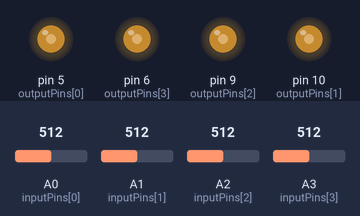
The sketch below on a simulated Arduino Uno, built with avr-gcc and run on an emulated ATmega328P. Shown: output pins drawn as LEDs (lit = HIGH). Inputs (shaded band) come from the test bench; at power-on: A0 (inputPins[0]) = 512, A1 (inputPins[1]) = 512, A2 (inputPins[2]) = 512, A3 (inputPins[3]) = 512.

Above: at 1.2 s.
1.3 s: A0 (inputPins[0]) set to 716
At 2.5 s:
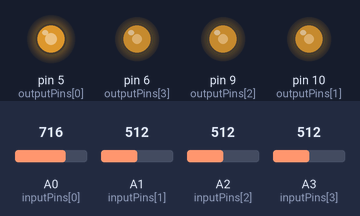
2.8 s: A1 (inputPins[1]) set to 716
At 3.7 s:
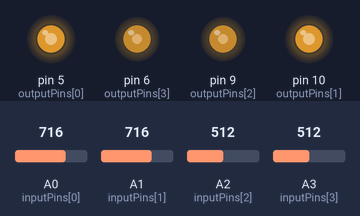
4.3 s: A2 (inputPins[2]) set to 716
At 4.6 s:
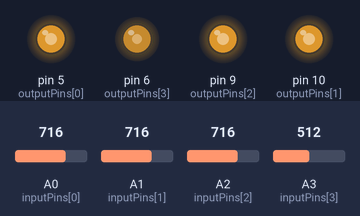
5.8 s: A3 (inputPins[3]) set to 716
At 6.1 s:
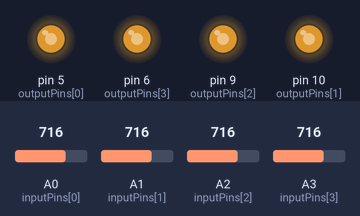
7.3 s: A0 (inputPins[0]) set to 992
At 8.2 s:
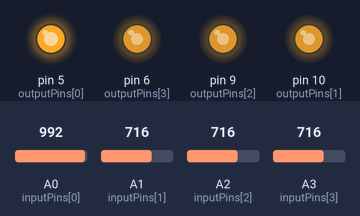
8.8 s: A1 (inputPins[1]) set to 992
At 9.2 s:
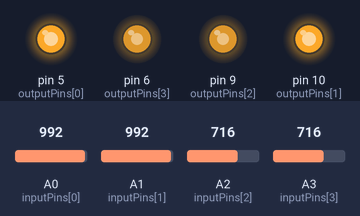
Timing chart, 0 to 11.3 s (numbered marks = the images above; inputs shaded):
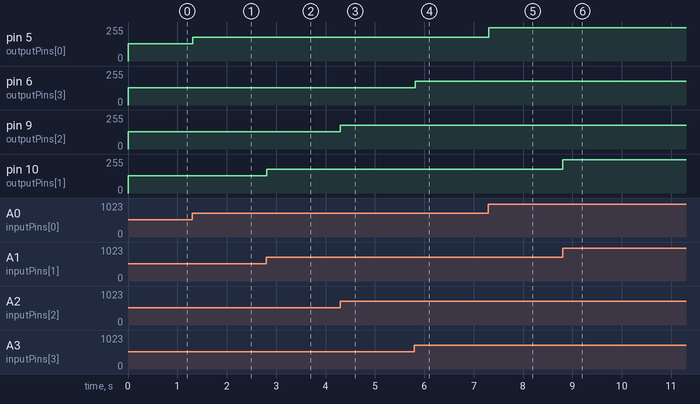

The sketch:

heating-controller.ino
```cpp
#include "lib/PWMFrequency/PWMFrequency.h"

// TODO: replace with the correct pins
int inputPins[] = {A0, A1, A2, A3};
// TODO: try to avoid pins 3 and 11 as outputs because changing the PWM frequency
// changes the duration of delay()
int outputPins[] = {5, 10, 9, 6};
int inputValue = 0;

void setup()
{

  for (size_t i = 0; i < 4; i++)
  {
    // Set the PWM base frequency to ≈ 64 kHz / ≈ 31 kHz to avoid
    // audio interferences in audio amplifiers nearby
    setPWMPrescaler(outputPins[i], 1);

    pinMode(outputPins[i], OUTPUT);
  }
}

void loop()
{

  for (size_t i = 0; i < 4; i++)
  {
    inputValue = analogRead(inputPins[i]);
    analogWrite(outputPins[i], inputValue / 4);

    // wait for the ADC to complete
    delay(5);
  }

  delay(1000);
}
```

Measured:
- after the input at 1.3 s, pin 5 (outputPins[0]): 128/255 → 179/255 at once
- after the input at 2.8 s, pin 10 (outputPins[1]): 128/255 → 179/255 at once
- after the input at 4.3 s, pin 9 (outputPins[2]): 128/255 → 179/255 at once
- after the input at 5.8 s, pin 6 (outputPins[3]): 128/255 → 179/255 at once
- after the input at 7.3 s, pin 5 (outputPins[0]): 179/255 → 248/255 at once
- after the input at 8.8 s, pin 10 (outputPins[1]): 179/255 → 248/255 at once
